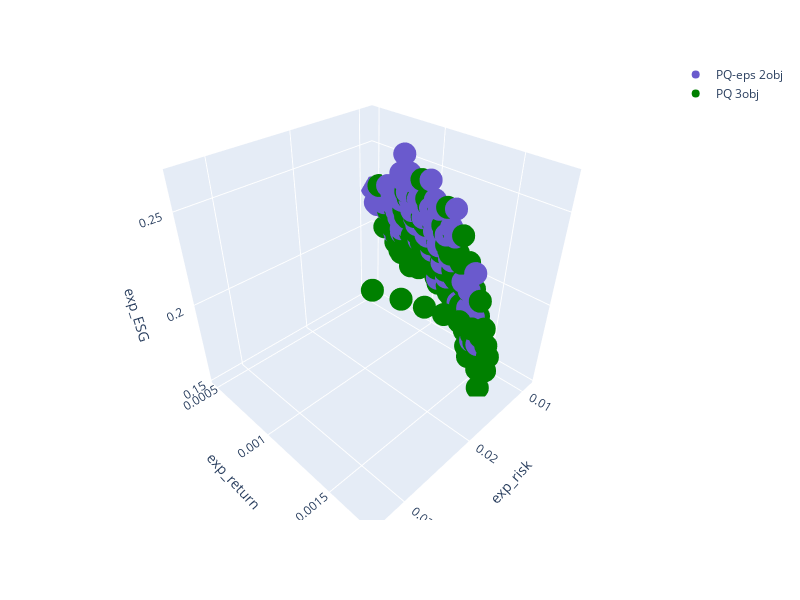

Here is the notebook cell this chart was saved with:
### Code cell
Frandom_best_3d =get_plot_best_opt_3d( Frandom_best_eps, ESGrandom)
print(Frandom_best_3d.shape)
plot_projection_ESG(Frandom_best, Frandom_best_3d)
